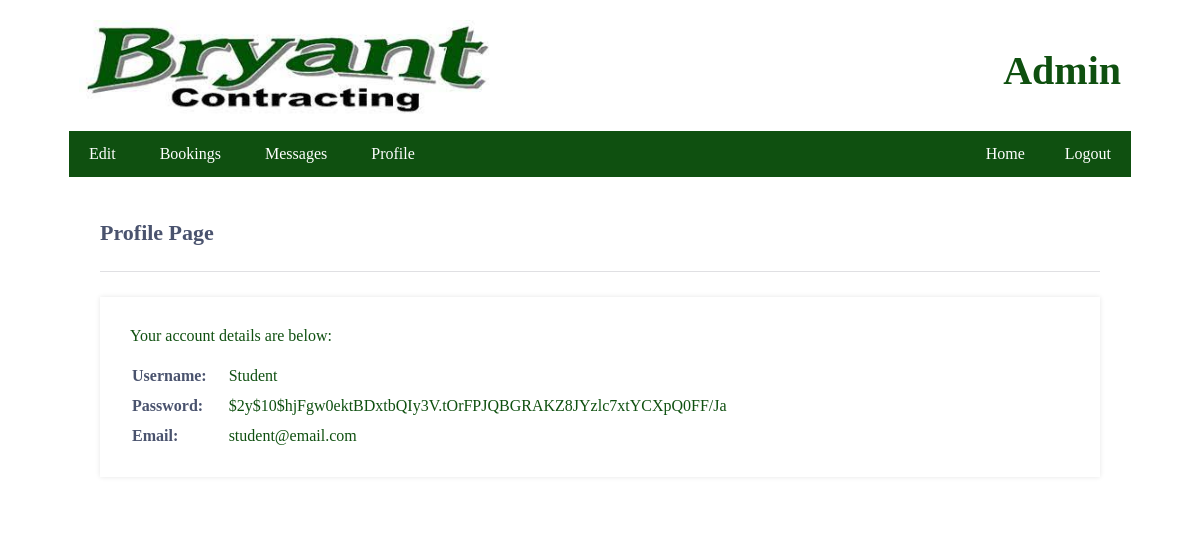
Page /profile.php (signed in) on the committed database.
### tables this page shows
CREATE TABLE `accounts` (
  `id` int(11) NOT NULL,
  `username` varchar(50) NOT NULL,
  `password` varchar(255) NOT NULL,
  `email` varchar(100) NOT NULL,
  `admin` int(11) NOT NULL,
  `activation_code` varchar(50) DEFAULT ''
);

### profile.php (the view, shortened to what this page needs)
<?php
include 'setup.php';
$stmt = $conn->prepare('SELECT password, email FROM accounts WHERE id = ?');
$stmt->bind_param('i', $_SESSION['id']);
$stmt->execute();
$stmt->bind_result($password, $email);
?>
<!DOCTYPE html>
<html>
    <header>
<div class="wrapper">
        <link rel="stylesheet" href="css/style.css">
        <?php include 'header_admin.php';?>
    <body>
        <br>
        <div class="content">
            <h2>Profile Page</h2>
            <div>
                <p>Your account details are below:</p>
                <table>
                    <tr>
                        <td>Username:</td>
                        <td><?= htmlspecialchars($_SESSION['name'], ENT_QUOTES) ?></td>
                    </tr>
                    <tr>
                        <td>Password:</td>
                        <td><?= htmlspecialchars($password, ENT_QUOTES) ?></td>
                    </tr>
                    <tr>
                        <td>Email:</td>
                        <td><?= htmlspecialchars($email, ENT_QUOTES) ?></td>
                    </tr>
                </table>
            </div>
        </div>
    </body>
</html>

### CSS/style.css (style rules this page uses)
.wrapper { margin: 0 auto; width: 90%; }
header { padding: 10px; background: #ffffff; color: #0F5010; display: flex; justify-content: space-between; align-items: center; }
* { margin: 0; padding: 0; box-sizing: border-box; }
.content { width: 1000px; margin: 0 auto; }
.content h2 { margin: 0; padding: 25px 0; font-size: 22px; border-bottom: 1px solid #e0e0e3; color: #4a536e; }
.content > p, .content > div { box-shadow: 0 0 5px 0 rgba(0, 0, 0, 0.1); margin: 25px 0; padding: 25px; background-color: #fff; }
.content > p table td, .content > div table td { padding: 5px; }
.content > p table td:first-child, .content > div table td:first-child { font-weight: bold; color: #4a536e; padding-right: 15px; }
.content > div p { padding: 5px; margin: 0 0 10px 0; }

### rows in the picture
accounts: password "$2y$10$hjFgw0ektBDxtbQIy3V.tOrFPJQBGRAKZ8JYzlc7xtYCXpQ0FF/Ja", email "student@email.com"

### other values in the picture
$_SESSION['name'] "Student"
